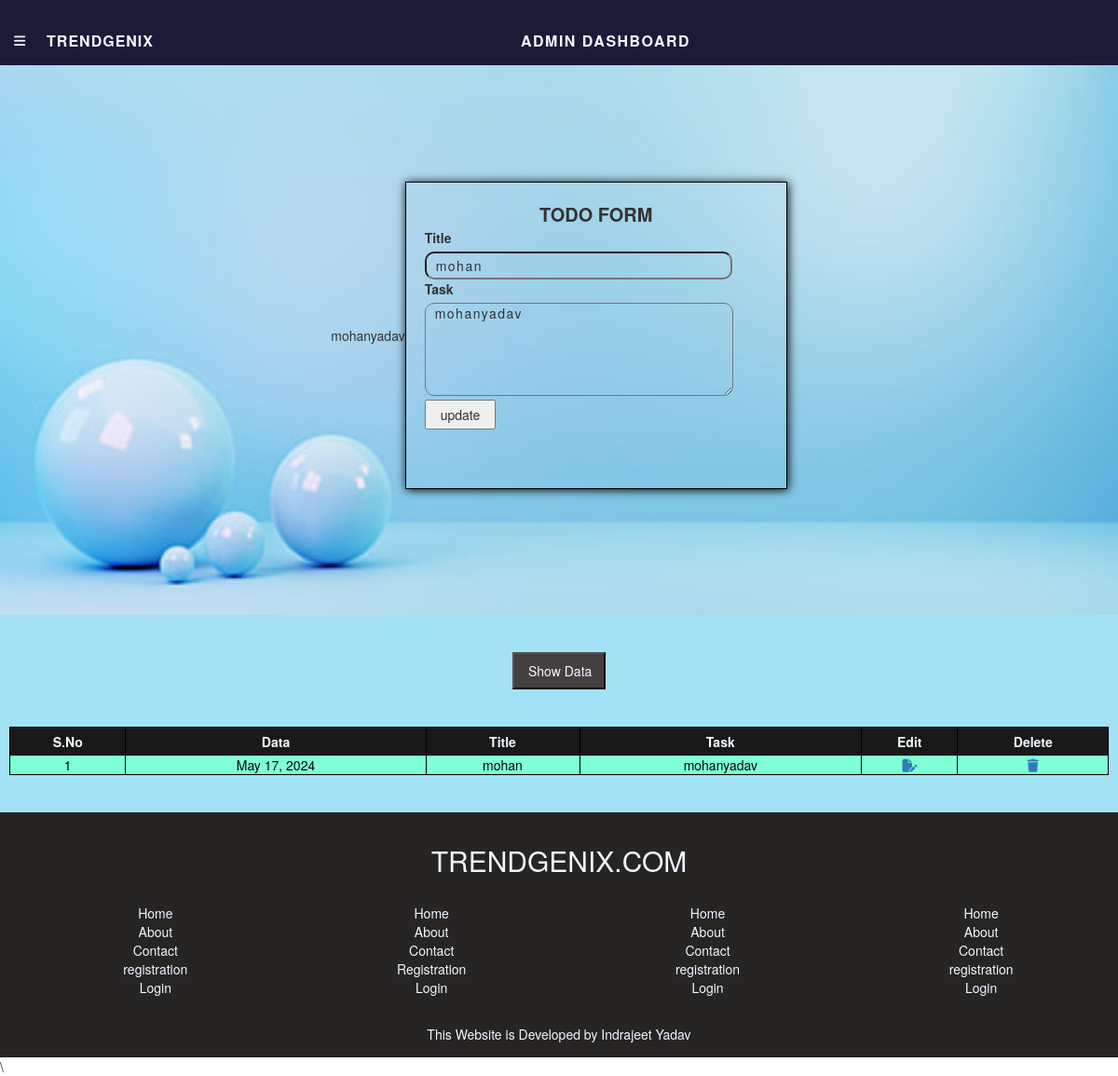
Page /edittodo/1/ on the earlier database version.
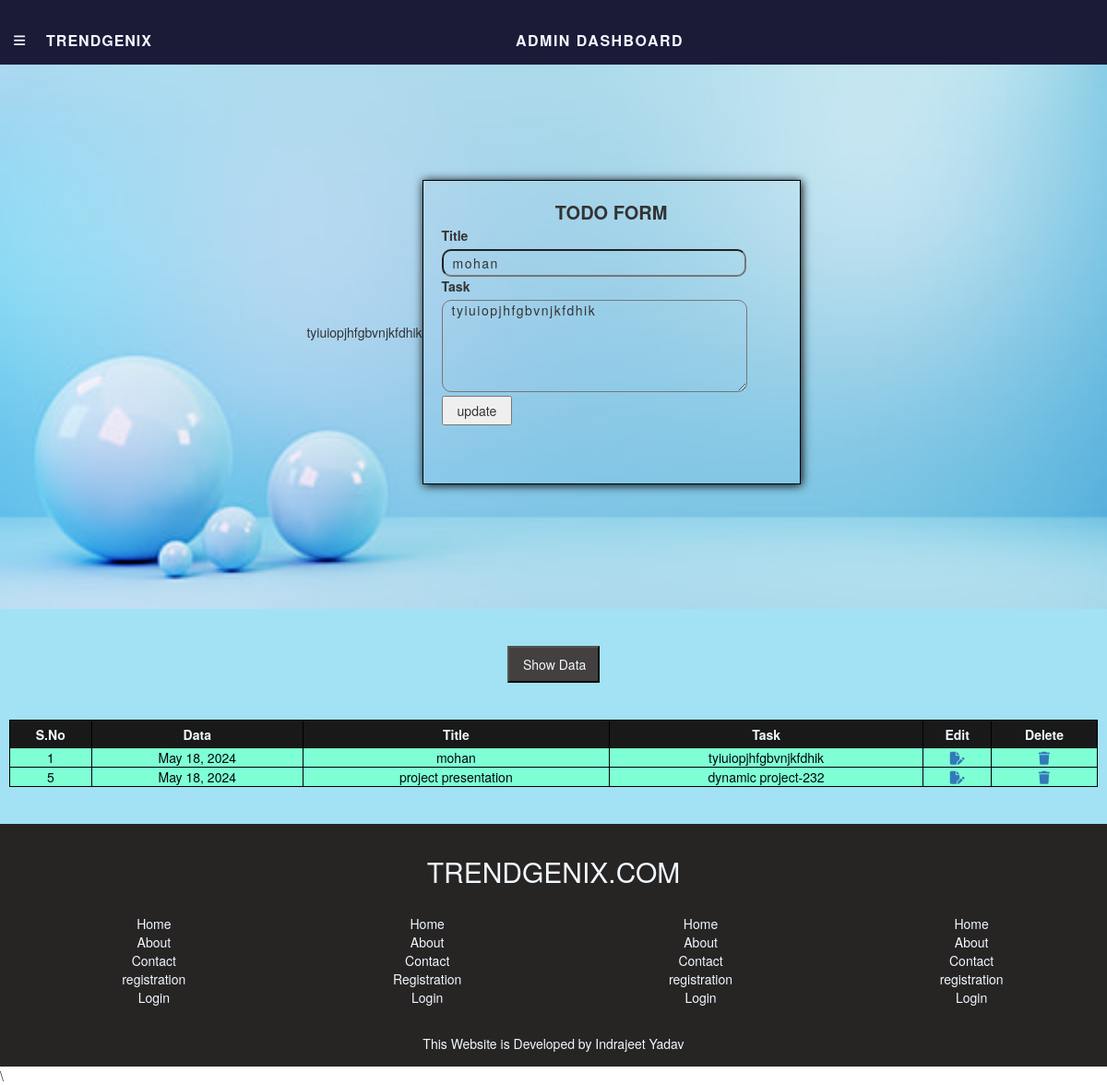
Same page on the later database version.
### app/models.py (models this page shows, shortened)
class Todolist(models.Model):
    Title=models.CharField(max_length=200)
    Task=models.TextField()
    Date=models.DateField(auto_now=True)
    Email=models.EmailField()

### app/views.py (the view)
# urls.py: path('edittodo/<int:pk>/',edittodo, name='edittodo'),
def edittodo(request, pk):
    print(pk)
    data1=Todolist.objects.get(id=pk)
    email=data1.Email
    taskdata=Todolist.objects.filter(Email=email)
    data=RegistrationModel.objects.get(Email=email)
    return render(request, 'dashboard.html', {'admin_user':data, 'tododate':taskdata, 'taskobject':data1})

### app/templates/dashboard.html (shortened to what this page needs)
{% extends 'base.html' %}
{% block content%}
<div id="dashboard_Body">
    <div id="Admin_Todoform">
        {% if taskobject %}
        {{taskobject.Task}}
        <div id="todoform_box">
            <form action="{% url 'updatedata' %}" method="post">
                <div style="text-align: center; font-weight: 600; font-size: 20px;">TODO FORM</div>
                <label for="">Title</label><br />
                <input type="text" name="title" value="{{taskobject.Title}}" id="titlefield" /><br />
                <label for="">Task</label><br />
                <textarea type="text" name="task" id="taskfield">{{taskobject.Task}}</textarea><br />
                <input type="submit" value="update" id="submitbtn" />
            </form>
        </div>
        {% endif %}
    </div>
    <div id="showdata_container">
        <div id="showdata_btn">
            <form action="{% url 'showdata2' %}" method="post">
                <input type="submit" value="Show Data" id="submitbtn" />
            </form>
        </div>
        <table id="show_table">
            <thead id="datatable_head">
                <tr>
                    <th>S.No</th>
                    <th>Data</th>
                    <th>Title</th>
                    <th>Task</th>
                    <th>Edit</th>
                    <th>Delete</th>
                </tr>
            </thead>
            <tbody id="datatable_body">
                {% for i in tododate %}
                <tr>
                    <td>{{i.id}}</td>
                    <td>{{i.Date}}</td>
                    <td>{{i.Title}}</td>
                    <td>{{i.Task}}</td>
                    <td><a href="{% url 'edittodo' pk=i.id %}"><i class="fa-solid fa-file-pen"></i></a></td>
                    <td><a href="{% url 'delettodo' pk=i.id %}"><i class="fa-solid fa-trash"></i></a></td>
                </tr>
                {% endfor %}
            </tbody>
        </table>
    </div>
</div>
{% endblock %}

### app/templates/base.html (shortened to what this page needs)
{% load static %}
<!DOCTYPE html>
<html lang="en">
<head>
    <link rel="stylesheet" href="{% static '/css/style.css' %}">
    <link href="https://cdn.jsdelivr.net/npm/bootstrap@5.3.3/dist/css/bootstrap.min.css" rel="stylesheet"
>
    <link rel="stylesheet" href="https://cdnjs.cloudflare.com/ajax/libs/font-awesome/6.5.2/css/all.min.css"
 />
    <link rel="stylesheet" href="https://maxcdn.bootstrapcdn.com/bootstrap/3.4.1/css/bootstrap.min.css">
    <link rel="stylesheet" href="https://cdnjs.cloudflare.com/ajax/libs/font-awesome/6.5.2/css/all.min.css"
 />
</head>
<body>
    {% if user_name %}
    <div id="Navbar">
        <div id="resp_icon_com_title">
            <div id="manubar_icon_box">
                <div id="manubar_icon_close" onclick="submanu_box(1)">
                    <i class="fa-solid fa-bars"></i>
                </div>
                <div id="manubar_icon_open" onclick="submanu_box(1)">
                    <i class="fa-solid fa-bars-staggered"></i>
                </div>
            </div>
            <div id="title">
                <form action="{% url 'home'%}" method="post">
                    {% csrf_token %}
                    <input type="email" value="{{user_name.Email}}" name="email" id="" hidden>
                    <input id="navbartitle_btn" type="submit" value="TRENDGENIX">
                </form>
            </div>
        </div>
        <ul id="navbar1">
            <li>
                <form action="{% url 'home'%}" method="post">
                    {% csrf_token %}
                    <input type="email" value="{{user_name.Email}}" name="email" id="" hidden>
                    <input id="navbar_btn" type="submit" value="Home">
                </form>
            </li>
            <li>
                <form action="{% url 'about1'%}" method="post">
                    {% csrf_token %}
                    <input type="email" value="{{user_name.Email}}" name="email" id="" hidden>
                    <input id="navbar_btn" type="submit" value="About Us">
                </form>
            </li>
            <li class="nav-item dropdown">
                <form action="{% url 'product1'%}" method="post" id="product_btn">
                    {% csrf_token %}
                    <input type="email" value="{{user_name.Email}}" name="email" id="" hidden>
                    <input id="navbar_btn" type="submit" value="Product">
                </form>
                <i class="fa-solid fa-chevron-up" data-bs-toggle="dropdown" style="color: aliceblue;"
                    id="dropdown_manu_btn"></i>
                <ul class="dropdown-menu" id="dropdown_manu">
                    <li>
                        <form action="{% url 'men1'%}" method="post">
                            {% csrf_token %}
                            <input type="email" value="{{user_name.Email}}" name="email" id="" hidden>
                            <input id="navbar_btn" type="submit" value="Men Accessories">
                        </form>
                    </li>
                    <li>
                        <form action="{% url 'women1'%}" method="post">
                            {% csrf_token %}
                            <input type="email" value="{{user_name.Email}}" name="email" id="" hidden>
                            <input id="navbar_btn" type="submit" value="Women Accessories">
                        </form>
                    </li>
                    <li>
                        <form action="{% url 'girl1'%}" method="post">
                            {% csrf_token %}
                            <input type="email" value="{{user_name.Email}}" name="email" id="" hidden>
                            <input id="navbar_btn" type="submit" value="Girl Accessories">
                        </form>
                    </li>
                </ul>
            </li>
            <li>
                <form action="{% url 'contact1'%}" method="post">
                    {% csrf_token %}
                    <input type="email" value="{{user_name.Email}}" name="email" id="" hidden>
                    <input id="navbar_btn" type="submit" value="Contact Us">
                </form>
            </li>
        </ul>
        <ul id="addtocart_like_icon_nav">
            <li id="liked_icon_container">
                <div id="add_liked_value">2</div>
                <form action="{% url 'contact1'%}" method="post">
                    {% csrf_token %}
                    <input type="email" value="{{user_name.Email}}" name="email" id="" hidden>
                    <button id="like_heart_icon" type="submit"><i class="fa-regular fa-heart"></i></button>
                </form>
            </li>
            <li id="addcart_icon_container">
                <div id="add_cart_value">2</div>
                <form action="{% url 'contact1'%}" method="post">
                    {% csrf_token %}
                    <input type="email" value="{{user_name.Email}}" name="email" id="" hidden>
                    <button id="shopping_card_icon" type="submit"><i class="fa-solid fa-cart-shopping"></i></button>
                </form>
            </li>
            <li>
                <img id="usericon" onclick="pro_info(1)"
                    src="https://static.vecteezy.com/system/resources/thumbnails/004/607/791/small_2x/man-face-emotive-icon-smiling-male-character-in-blue-shirt-flat-illustration-isolated-on-white-happy-human-psychological-portrait-positive-emotions-user-avatar-for-app-web-design-vector.jpg"
                    alt="" />
            </li>
        </ul>
    </div>
    <div id="profile_box">
        <img src="https://www.simplilearn.com/ice9/free_resources_article_thumb/what_is_image_Processing.jpg" alt=""
            id="prof_image"><br /><br />
        <form action="{% url 'editpro' %}" method="post">
            {% csrf_token %}
            <input type="email" value="{{user_name.Email}}" name="email" id="" hidden>
            <input id="editpro_btn" type="submit" value="Edit Profile">
        </form>
        <form action="{% url 'changepass' %}" method="post">
            {% csrf_token %}
            <input type="email" value="{{user_name.Email}}" name="email" id="" hidden>
            <input id="editpro_btn" type="submit" value="Change password">
        </form>
        <div id="user_account_info">
            <label>Name &nbsp;&nbsp;&nbsp;:&nbsp; {{user_name.Name | default:'Guest'}}</label><br />
            <label>Email &nbsp;&nbsp; :&nbsp; {{user_name.Email | default:'abc@gmail.com'}}</label><br />
            <label>Number &nbsp;&nbsp;&nbsp;:&nbsp; {{user_name.Number | default:'1234567890'}}</label><br />
            <label>Password : &nbsp; {{user_name.Password | default:'Abc12345@'}}</label><br />
        </div>
        <button id="editpro_btn"><a href="{% url 'logout'%}">Logout</a></button>
    </div>
    {% elif admin_user %}
    <div id="Navbar">
        <div id="resp_icon_com_title">
            <div id="admin_manubar_icon_box">
                <div id="admin_manubar_icon_close" onclick="adminmanu_box(1)">
                    <i class="fa-solid fa-bars"></i>
                </div>
            </div>
            <div id="title">
                <form action="{% url 'home'%}" method="post">
                    <input id="navbartitle_btn" type="submit" value="TRENDGENIX">
                </form>
            </div>
        </div>
        <div id="Admin_deskname">ADMIN DASHBOARD</div>
        <div id="admin_profile_Icon">
        </div>
    </div>
    {% endif %}
    {% block content%}
    {% endblock %}
    <Footer id="Footer">
        <h2>TRENDGENIX.COM</h2>
        <div id="links_box">
            <ul id="footlink1" style="list-style: none;">
                <li><a href="{% url 'index'%}">Home</a></li>
                <li><a href="{% url 'about'%}">About</a></li>
                <li><a href="{% url 'contact'%}">Contact</a></li>
                <li><a href="{% url 'register'%}">registration</a></li>
                <li><a href="{% url 'login'%}">Login</a></li>
            </ul>
            <ul id="footlink2" style="list-style: none;">
                <li><a href="{% url 'index'%}">Home</a></li>
                <li><a href="{% url 'about'%}">About</a></li>
                <li><a href="{% url 'contact'%}">Contact</a></li>
                <li><a href="{% url 'register'%}">Registration</a></li>
                <li><a href="{% url 'login'%}">Login</a></li>
            </ul>
            <ul id="footlink3" style="list-style: none;">
                <li><a href="{% url 'index'%}">Home</a></li>
                <li><a href="{% url 'about'%}">About</a></li>
                <li><a href="{% url 'contact'%}">Contact</a></li>
                <li><a href="{% url 'register'%}">registration</a></li>
                <li><a href="{% url 'login'%}">Login</a></li>
            </ul>
            <ul id="footlink4" style="list-style: none;">
                <li><a href="{% url 'index'%}">Home</a></li>
                <li><a href="{% url 'about'%}">About</a></li>
                <li><a href="{% url 'contact'%}">Contact</a></li>
                <li><a href="{% url 'register'%}">registration</a></li>
                <li><a href="{% url 'login'%}">Login</a></li>
            </ul>
        </div>
        <div>
            This Website is Developed by Indrajeet Yadav
        </div>
    </Footer>
    \
</body>
</html>

### app/static/css/style.css (style rules this page uses)
* { margin: 0px; padding: 0px; box-sizing: border-box; }
#Navbar { list-style: none; width: 100%; height: 70px; display: flex; justify-content: space-between; align-items: center; padding: 1px 15px; padding-top: 20px; background-color: rgb(27, 27, 56); z-index: 110; position: sticky; top: -10px }
#navbartitle_btn { font-size: 16px; letter-spacing: 1px; font-weight: 800; background-color: transparent; color: aliceblue; border: none; outline: none; }
#resp_icon_com_title { width: 150px; height: 38px; display: flex; justify-content: space-between; align-items: center; }
#Admin_deskname { color: aliceblue; letter-spacing: 1.5px; font-weight: bolder; font-size: 16px; }
#admin_profile_Icon { width: 50px; }
#admin_manubar_icon_box { width: 50px; height: 30px; position: relative; display: flex; align-items: center; }
#admin_manubar_icon_close { width: 40px; position: absolute; top: 3px; color: aliceblue; cursor: pointer; }
#Footer { text-align: center; color: aliceblue; padding: 15px 10px; background-color: rgb(39, 36, 36); }
#links_box { display: flex; justify-content: space-around; align-items: center; width: 100%; height: 150px; }
#footlink1 li a, #footlink2 li a, #footlink3 li a, #footlink4 li a { color: aliceblue; text-decoration: none; margin-bottom: 15px; }
#dashboard_Body { width: 100%; height: auto; margin-top: -10px; }
#Admin_Todoform { width: 100%; height: 600px; padding: 10px 20px; background-image: url('../image/register_background2.jpg'); background-size: 100% 100%; background-repeat: no-repeat; display: flex; justify-content: center; align-items: center; }
#todoform_box { width: 410px; height: 330px; border: 1px solid black; box-shadow: 1px 1px 10px black; padding: 20px 20px; }
#titlefield { width: 330px; height: 30px; border-radius: 10px; padding-left: 10px; background-color: transparent; letter-spacing: 1.5px; }
#taskfield { width: 90%; height: 100px; border-radius: 10px; padding-left: 10px; background-color: transparent; letter-spacing: 1.5px; }
#submitbtn { text-align: center; padding: 4px 15px; margin-left: auto; }
#showdata_container { width: 100%; height: auto; padding: 40px 10px; background-color: rgb(162, 226, 244); }
#show_table { width: 100%; height: auto; }
#datatable_head tr th { border: 1px solid black; height: 30px; text-align: center; background-color: rgb(25, 25, 25); color: aliceblue; }
#datatable_body tr td { border: 1px solid black; height: auto; text-align: center; background-color: aquamarine; color: rgb(1, 7, 12); }
#showdata_btn { width: 100%; height: 40px; padding: 10px 0px; display: flex; justify-content: center; align-items: center; margin-bottom: 40px; }
#showdata_btn #submitbtn { width: 100px; height: 40px; background-color: rgb(68, 64, 64); text-align: center; color: aliceblue; }

Differences in the rows shown:
changed Todolist "mohan": Task "mohanyadav" → "tyiuiopjhfgbvnjkfdhik"; task "mohanyadav" → "tyiuiopjhfgbvnjkfdhik"; Date "May 17, 2024" → "May 18, 2024"
added Todolist: id "5", Date "May 18, 2024", Title "project presentation", Task "dynamic project-232"
